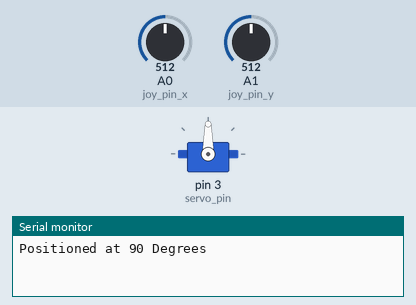
Recording of a sketch running on a simulated Arduino Uno, built with avr-gcc and run on an emulated ATmega328P. On the bench: servo, the last lines printed to the serial monitor. Inputs (shaded band) come from the test bench; at power-on: A1 (joy_pin_y) = 512, A0 (joy_pin_x) = 512.

Above: at 1.2 s.
1.3 s: A1 (joy_pin_y) set to 716
2.9 s: A0 (joy_pin_x) set to 716
At 4.1 s:
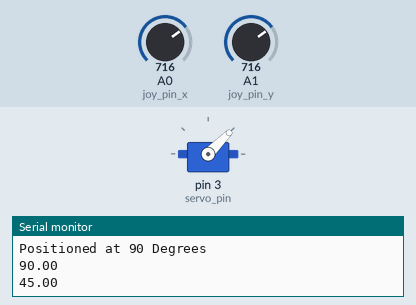
4.4 s: A0 (joy_pin_x) set to 900
At 5.4 s:
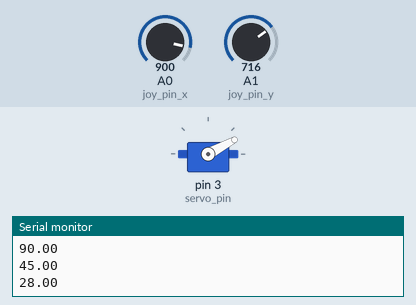
5.9 s: A0 (joy_pin_x) set to 306
At 6.6 s:
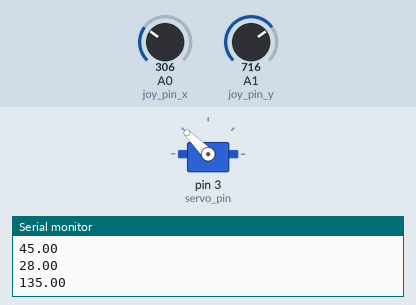
7.4 s: A1 (joy_pin_y) set to 900
At 7.7 s:
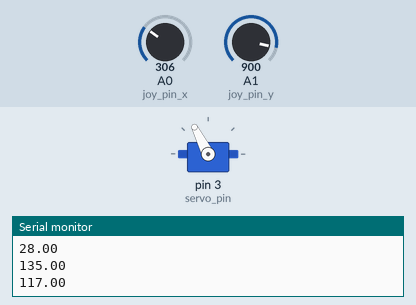
8.9 s: A0 (joy_pin_x) set to 0
At 10.1 s:
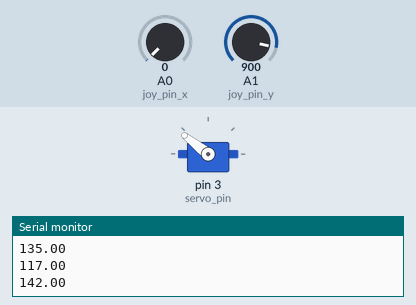
Timing chart, 0 to 11.4 s (numbered marks = the images above; inputs shaded):
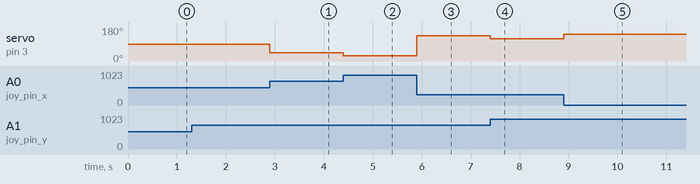

The sketch:

joystick-control.ino
```cpp
#include <Servo.h>
#include <math.h>

Servo servo_1; // servo controller (multiple can exist)

int servo_pin = 3; // PWM pin for servo control
int joy_pin_x = A0; // pin for x-dir joystick
int joy_pin_y = A1; // pin for y-dir joystick
int offset_x = 0; // subtracting the initial joystick x-location
int offset_y = 0; // subtracting the initial joystick y-location
int pos = 90;    // servo starting position aligned with joystick
int prev_deg = 0; // bound for reducing jitter
int x_prev = 0; // bound for reducing jitter
int y_prev = 0; // reducing jitter

void setup() {
  servo_1.attach(servo_pin); // start servo control
  Serial.begin(9600);
  servo_1.write(pos); // move to center (joystick neutral)
  Serial.println("Positioned at 90 Degrees");
  offset_x = analogRead(joy_pin_x); // initial joystick x-val
  offset_y = analogRead(joy_pin_y); // initial joystick y-val
}

void loop() {
  int x_val = analogRead(joy_pin_x)-offset_x; // relative joystick x
  int y_val = analogRead(joy_pin_y)-offset_y; // relative joystick y
  if (abs(x_prev-x_val)<10 and abs(y_prev-y_val)<10){
    // reduce jitter
  } else {
    x_prev = x_val;
    y_prev = y_val;
    float deg = 180-(int(atan2(x_val,y_val)*(180.0/PI))+90); // angle calc
    if (abs(deg-prev_deg)>2 and deg>0 and deg<180){
      servo_1.write(deg); // move servo to joystick location
      delay(abs(deg-prev_deg)*(10.0/6.0));
      prev_deg = deg;
      Serial.println(deg); // print out degree
    }
  }
}
```

Measured:
- after the input at 2.9 s, servo on pin 3 (servo_pin): 90° → 45° at once
- after the input at 4.4 s, servo on pin 3 (servo_pin): 45° → 28° at once
- after the input at 5.9 s, servo on pin 3 (servo_pin): 28° → 135° at once
- after the input at 7.4 s, servo on pin 3 (servo_pin): 135° → 117° at once
- after the input at 8.9 s, servo on pin 3 (servo_pin): 117° → 142° at once
